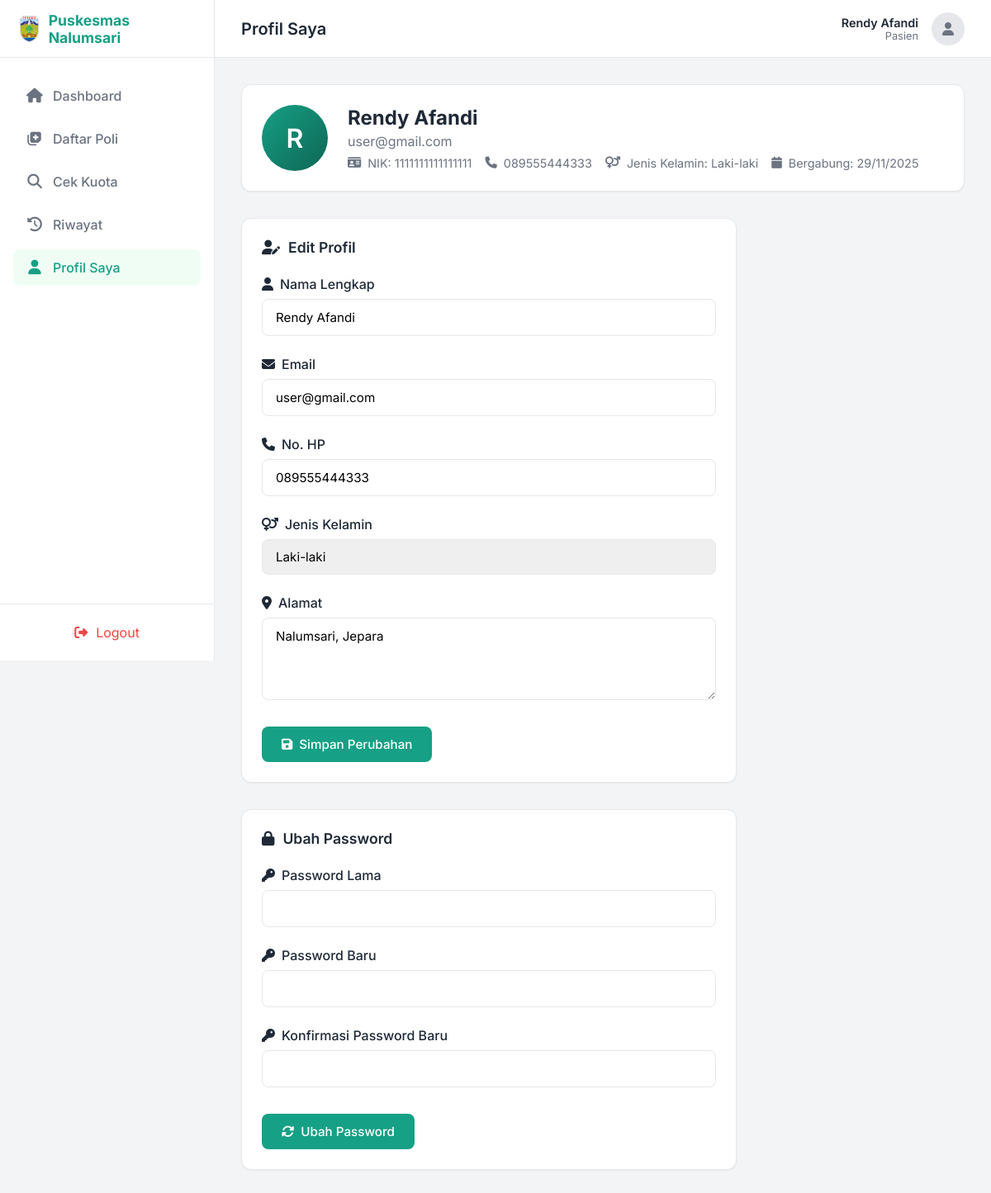
The app's page /pasien/profil.php (signed in) with its own data.
### tables this page shows
CREATE TABLE `pasien` (
  `id` int NOT NULL,
  `nama_lengkap` varchar(100) NOT NULL,
  `no_hp` varchar(15) NOT NULL,
  `email` varchar(100) NOT NULL,
  `alamat` text NOT NULL,
  `nik` varchar(16) NOT NULL,
  `jenis_kelamin` enum('L','P') NOT NULL,
  `password` varchar(32) NOT NULL,
  `created_at` timestamp NULL DEFAULT CURRENT_TIMESTAMP
);

### pasien/profil.php (the view, shortened to what this page needs)
<?php
include '../config/database.php';
$user_id = $_SESSION['user_id'];
$pasien_query = "SELECT * FROM pasien WHERE id = $user_id";
$pasien_result = mysqli_query($conn, $pasien_query);
$pasien = mysqli_fetch_assoc($pasien_result);
?>
<!DOCTYPE html>
<html lang="id">
<head>
    <link rel="stylesheet" href="https://cdnjs.cloudflare.com/ajax/libs/font-awesome/6.4.0/css/all.min.css">
</head>
<body>
    <nav class="sidebar" id="sidebar">
        <div class="sidebar-header">
            <a href="dashboard.php" class="logo">
                <img src="../assets/images/logo.png" alt="Logo">
                <span>Puskesmas Nalumsari</span>
            </a>
        </div>
        <ul class="nav-menu">
            <li class="nav-item">
                <a href="dashboard.php" class="nav-link">
                    <i class="fas fa-home"></i>
                    <span>Dashboard</span>
                </a>
            </li>
            <li class="nav-item">
                <a href="daftar_poli.php" class="nav-link">
                    <i class="fas fa-notes-medical"></i>
                    <span>Daftar Poli</span>
                </a>
            </li>
            <li class="nav-item">
                <a href="check_kuota.php" class="nav-link">
                    <i class="fas fa-search"></i>
                    <span>Cek Kuota</span>
                </a>
            </li>
            <li class="nav-item">
                <a href="riwayat.php" class="nav-link">
                    <i class="fas fa-history"></i>
                    <span>Riwayat</span>
                </a>
            </li>
            <li class="nav-item">
                <a href="profil.php" class="nav-link active">
                    <i class="fas fa-user"></i>
                    <span>Profil Saya</span>
                </a>
            </li>
        </ul>
        <div class="sidebar-footer">
            <a href="../auth/logout.php" class="btn-logout" style="display:flex; align-items:center; gap:10px; width:100%; justify-content:center;">
                <i class="fas fa-sign-out-alt"></i> Logout
            </a>
        </div>
    </nav>
    <main class="main-content">
        <header class="top-header">
            <div style="display: flex; align-items: center; gap: 15px;">
                <h2 class="page-title">Profil Saya</h2>
            </div>
            <div class="user-profile">
                <div class="user-info">
                    <div class="user-name"><?php echo htmlspecialchars($pasien['nama_lengkap']); ?></div>
                    <div class="user-role">Pasien</div>
                </div>
                <div style="background: #e5e7eb; width: 40px; height: 40px; border-radius: 50%; display: flex; align-items: center; justify-content: center; color: #6b7280;">
                    <i class="fas fa-user"></i>
                </div>
            </div>
        </header>
        <div class="content-wrapper">
            <div class="profile-header">
                <div class="profile-avatar">
                    <?php echo strtoupper(substr($pasien['nama_lengkap'], 0, 1)); ?>
                </div>
                <div class="profile-info">
                    <h2><?php echo htmlspecialchars($pasien['nama_lengkap']); ?></h2>
                    <p><?php echo htmlspecialchars($pasien['email']); ?></p>
                    <div class="profile-meta">
                        <div class="meta-item">
                            <i class="fas fa-id-card"></i>
                            <span>NIK: <?php echo htmlspecialchars($pasien['nik'] ?? '-'); ?></span>
                        </div>
                        <div class="meta-item">
                            <i class="fas fa-phone"></i>
                            <span><?php echo htmlspecialchars($pasien['no_hp'] ?? '-'); ?></span>
                        </div>
                        <div class="meta-item">
                            <i class="fas fa-venus-mars"></i>
                            <span>Jenis Kelamin: <?php echo ($pasien['jenis_kelamin'] == 'L') ? 'Laki-laki' : 'Perempuan'; ?></span>
                        </div>
                        <div class="meta-item">
                            <i class="fas fa-calendar"></i>
                            <span>Bergabung: <?php echo date('d/m/Y', strtotime($pasien['created_at'])); ?></span>
                        </div>
                    </div>
                </div>
            </div>
            <div class="card-box">
                <div class="card-header">
                    <h3 class="card-title">
                        <i class="fas fa-user-edit"></i>
                        Edit Profil
                    </h3>
                </div>
                <form method="POST">
                    <div class="form-grid">
                        <div class="form-group">
                            <label class="form-label" for="nama_lengkap">
                                <i class="fas fa-user"></i>
                                Nama Lengkap
                            </label>
                            <input type="text" id="nama_lengkap" name="nama_lengkap"
                                   class="form-control" value="<?php echo htmlspecialchars($pasien['nama_lengkap']); ?>"
                                   required>
                        </div>
                        <div class="form-group">
                            <label class="form-label" for="email">
                                <i class="fas fa-envelope"></i>
                                Email
                            </label>
                            <input type="email" id="email" name="email"
                                   class="form-control" value="<?php echo htmlspecialchars($pasien['email']); ?>"
                                   required>
                        </div>
                        <div class="form-group">
                            <label class="form-label" for="no_hp">
                                <i class="fas fa-phone"></i>
                                No. HP
                            </label>
                            <input type="tel" id="no_hp" name="no_hp"
                                   class="form-control" value="<?php echo htmlspecialchars($pasien['no_hp'] ?? ''); ?>"
                                   required>
                        </div>
                        <div class="form-group">
                            <label class="form-label" for="jenis_kelamin">
                                <i class="fas fa-venus-mars"></i>
                                Jenis Kelamin
                            </label>
                            <select id="jenis_kelamin" name="jenis_kelamin" class="form-control" required>
                                <option value="L" <?php echo ($pasien['jenis_kelamin'] == 'L') ? 'selected' : ''; ?>>Laki-laki</option>
                            </select>
                        </div>
                        <div class="form-group">
                            <label class="form-label" for="alamat">
                                <i class="fas fa-map-marker-alt"></i>
                                Alamat
                            </label>
                            <textarea id="alamat" name="alamat" class="form-control" rows="3" required><?php echo htmlspecialchars($pasien['alamat']); ?></textarea>
                        </div>
                    </div>
                    <div class="form-actions">
                        <button type="submit" name="update_profil" class="btn btn-primary">
                            <i class="fas fa-save"></i>
                            Simpan Perubahan
                        </button>
                    </div>
                </form>
            </div>
            <div class="card-box">
                <div class="card-header">
                    <h3 class="card-title">
                        <i class="fas fa-lock"></i>
                        Ubah Password
                    </h3>
                </div>
                <form method="POST">
                    <div class="form-grid">
                        <div class="form-group">
                            <label class="form-label" for="password_lama">
                                <i class="fas fa-key"></i>
                                Password Lama
                            </label>
                            <input type="password" id="password_lama" name="password_lama"
                                   class="form-control" required>
                        </div>
                        <div class="form-group">
                            <label class="form-label" for="password_baru">
                                <i class="fas fa-key"></i>
                                Password Baru
                            </label>
                            <input type="password" id="password_baru" name="password_baru"
                                   class="form-control" required minlength="6">
                        </div>
                        <div class="form-group">
                            <label class="form-label" for="konfirmasi_password">
                                <i class="fas fa-key"></i>
                                Konfirmasi Password Baru
                            </label>
                            <input type="password" id="konfirmasi_password" name="konfirmasi_password"
                                   class="form-control" required minlength="6">
                        </div>
                    </div>
                    <div class="form-actions">
                        <button type="submit" name="update_password" class="btn btn-primary">
                            <i class="fas fa-sync-alt"></i>
                            Ubah Password
                        </button>
                    </div>
                </form>
            </div>
        </div>
    </main>
</body>
</html>

### records on screen
pasien: nama_lengkap "Rendy Afandi", nama_lengkap "R", email "user@gmail.com", nik "1111111111111111", no_hp "089555444333", created_at "29/11/2025", jenis_kelamin "Laki-laki", alamat "Nalumsari, Jepara"
